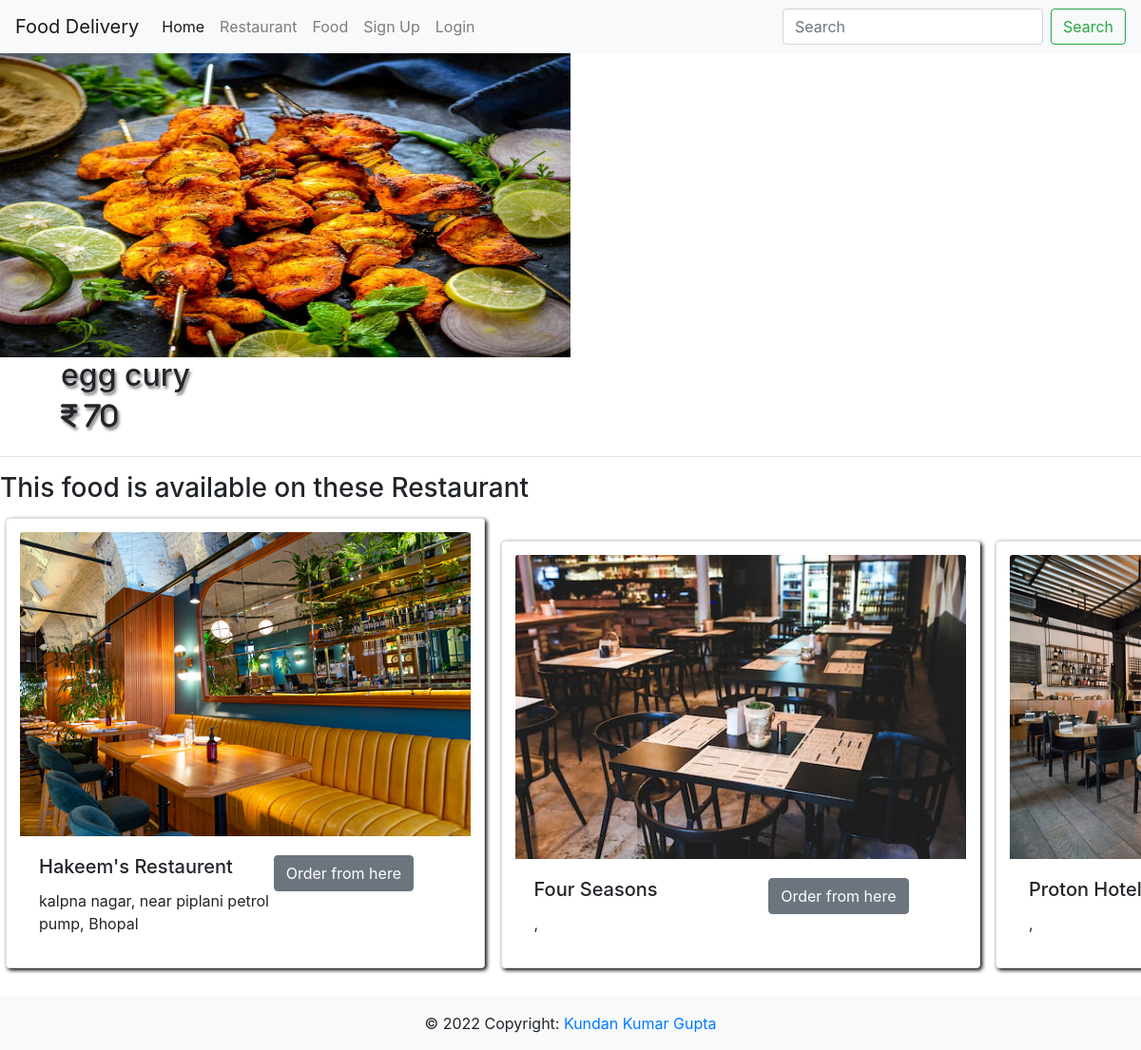
Before: /restaurant/food/3/ with the older database file.
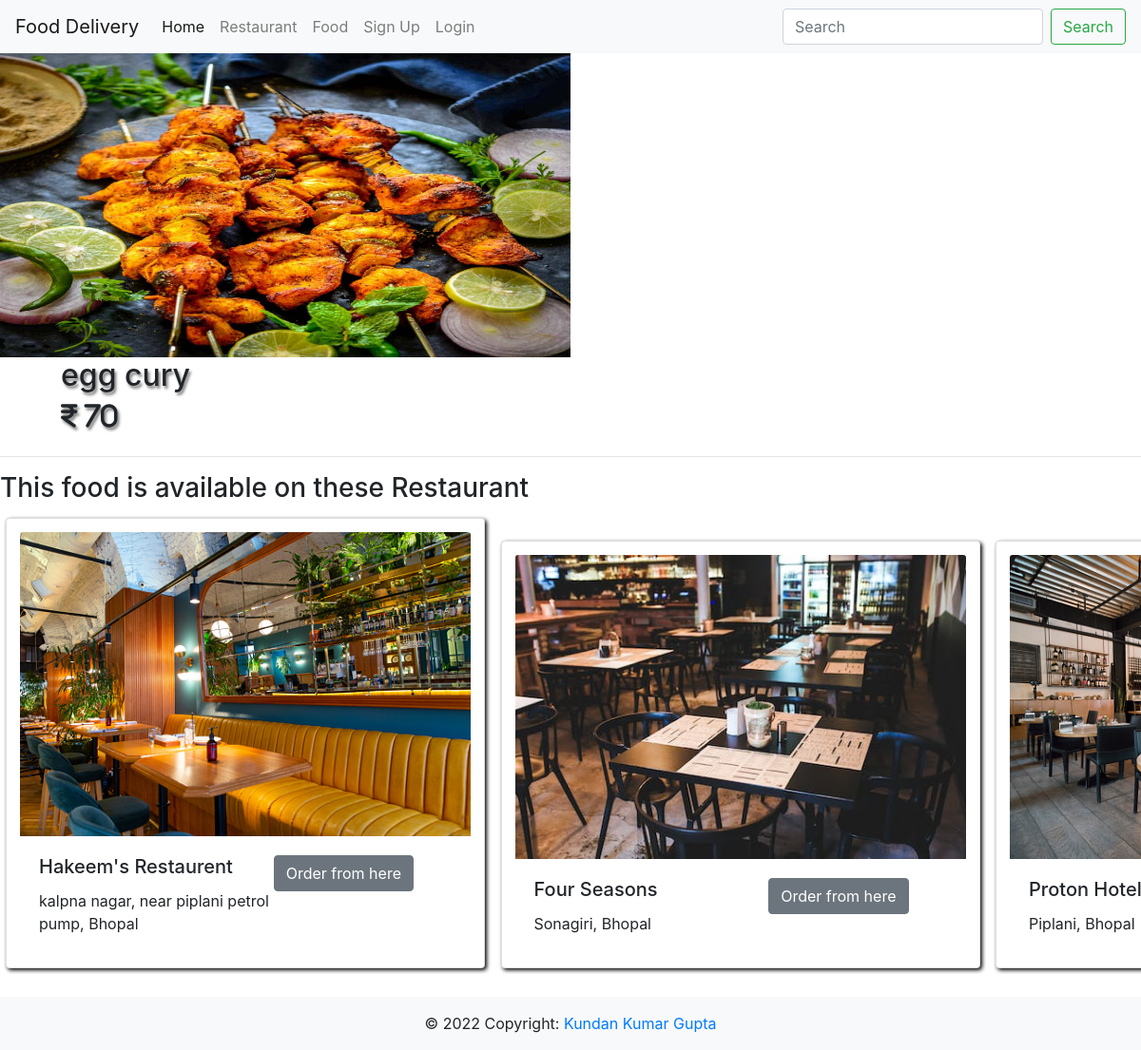
After: the same page with the newer database file.
### reastaurant/models.py (models this page shows, shortened)
class Restaurant(models.Model):
    name = models.CharField(max_length=100)
    image = models.ManyToManyField(Image, related_name="restaurant_image_name")
    address = models.OneToOneField(Address, null=True, blank=True, on_delete=models.SET_NULL, related_name="restaurant_address")
    phone = models.CharField(max_length=10,blank=True)
    food = models.ManyToManyField(Food,related_name="restaurants_foods")
    rating = models.IntegerField(null=True, blank=True)

class Image(models.Model):
    image = models.ImageField(upload_to="img")

### user/models.py (models this page shows, shortened)
class Address(models.Model):
    latitude = models.DecimalField(max_digits=9,decimal_places=6, null=True)
    longitude = models.DecimalField(max_digits=9,decimal_places=9, null=True)
    area = models.CharField(max_length=100, null=True, blank=True)
    city = models.CharField(max_length=100, null=True, blank=True)
    state = models.CharField(max_length=50,null=True, blank=True)
    country = models.CharField(max_length=50, null=True, blank=True)
    pincode = models.CharField(max_length=20, null=True, blank=True)

### reastaurant/views.py (the view)
# urls.py: path('food/<id>/',views.food,name='food'),
def food(request,id):
    try:
        food = Food.objects.get(id=id)
        return render(request, 'food.html',context={"food":food})
    except Exception as ex:
        logging.warning(ex)
        return render(request,'error.html')

### reastaurant/templates/food.html
{% extends 'base.html' %}
{% block content %}
<div class="slidebar">
    <div class="carousel-inner">
      <div class="carousel-item active">
        <img class="d-block w-50" src="{{food.image.all.0.image.url}}" alt="First slide">
      </div>
    </div>
  </div>
  <div class="resto-info">
      <h2>{{food.name}}</h2>
      <h3><i class="fa fa-inr" aria-hidden="true"> {{food.price}}</i></h3>
  </div>
  <hr>
  <div class="deliciousfood">
      <h3>This food is available on these Restaurant</h3>
      <div class="scrollmenu">
        {% for restaurant in food.restaurants_foods.all  %}
        <div class="card">
          <a href="{% url 'reastaurent:restaurant' restaurant.id %}">
            <img class="card-im card-img-top" src="{{restaurant.image.all.0.image.url}}" alt="Card image cap">
          </a>
          <div class="card-body">
            <h5 class="card-title"> {{restaurant.name}} <span> <a class="btn btn-secondary" style="margin-right:40px;" href="{% url 'reastaurent:add_to_cart' restaurant.id food.id %}">Order from here</a></span></h5>
            <p class="card-text">{{restaurant.address.area}}, {{restaurant.address.city}}</p>
          </div>
        </div>
        {% endfor %}
      </div>
  </div>
  {% endblock content %}

Changed rows visible on the page:
changed Restaurant "Four Seasons": address.area (not shown) → "Sonagiri"; address.city (not shown) → "Bhopal"
changed Restaurant "Proton Hotel": address.area (not shown) → "Piplani"; address.city (not shown) → "Bhopal"
